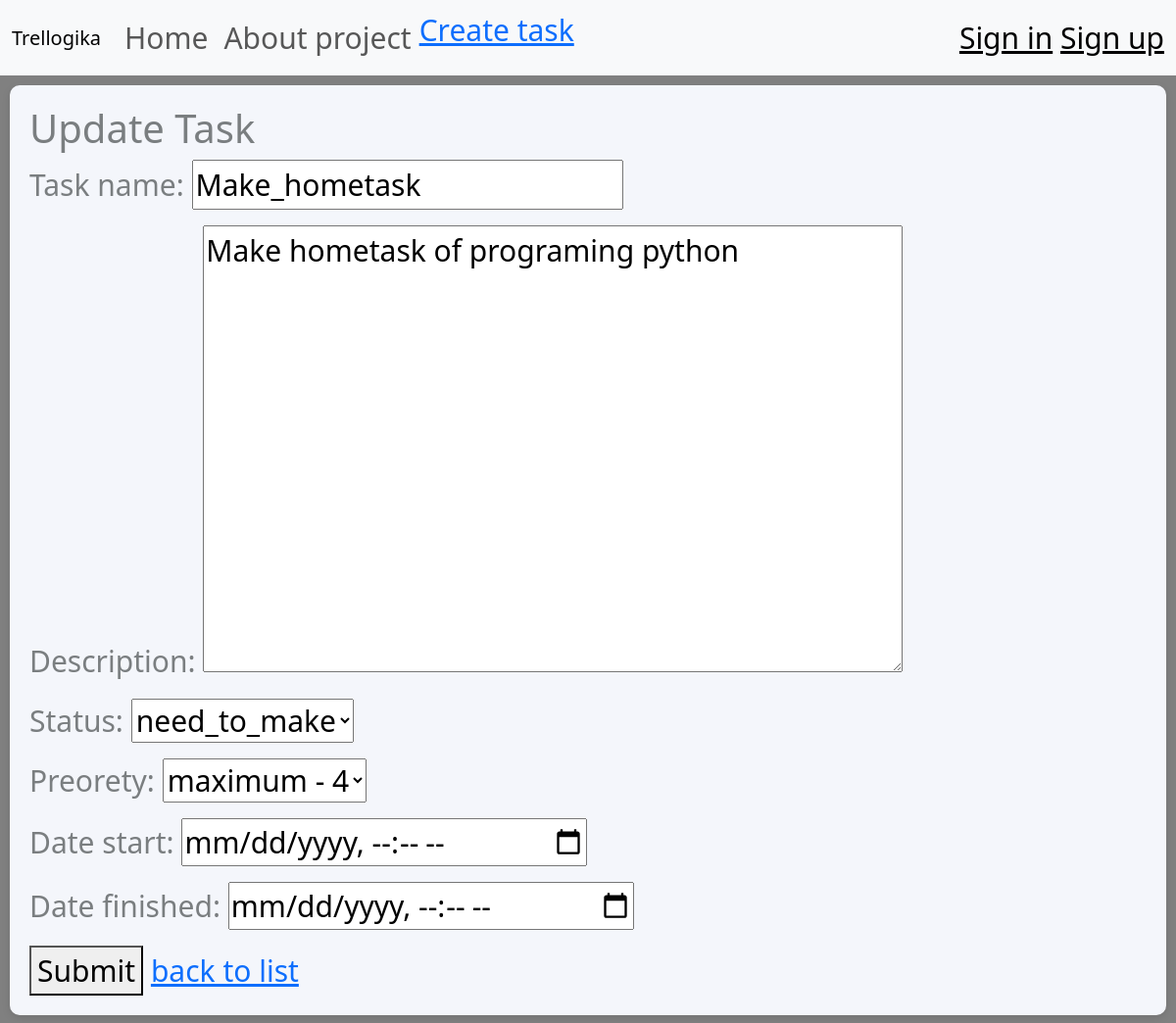
Page /task/1/edit (signed in) on the earlier database version.
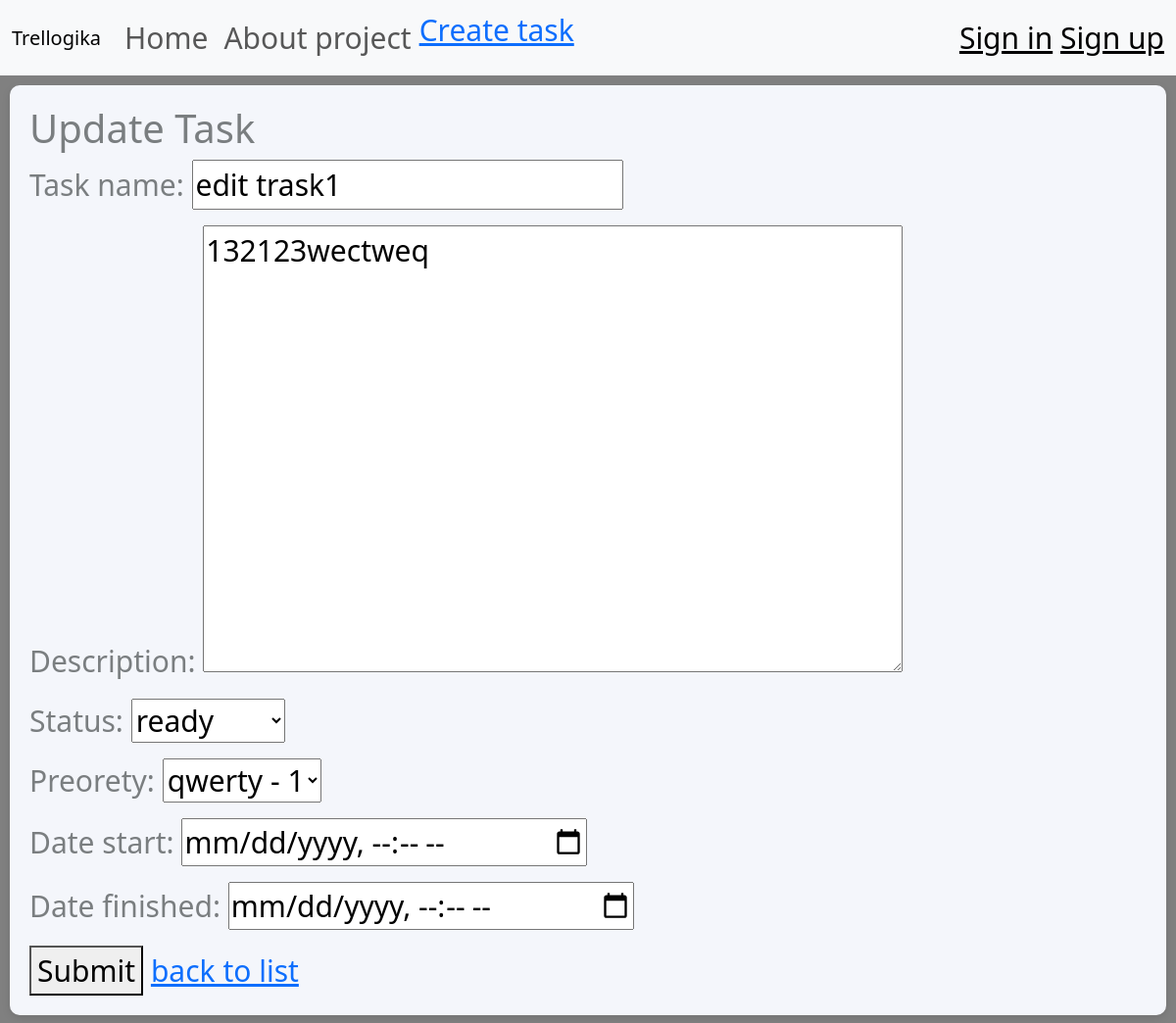
Same page on the later database version.
### task_app/models.py (models this page shows, shortened)
class Task(models.Model):
    task_name = models.CharField(max_length=100)
    description = models.TextField()
    status = models.ForeignKey(State, on_delete=models.DO_NOTHING)
    preorety = models.ForeignKey(Preoretis, on_delete=models.DO_NOTHING)
    date_start = models.DateTimeField(blank=True, null=True)
    date_finished = models.DateTimeField(blank=True, null=True)
    creator = models.ForeignKey(User, null=True, blank=True, on_delete=models.SET_NULL) #who created the task

### task_app/views.py (the view, shortened to what this page needs)
# urls.py: path('task/<int:pk>/edit', views.TaskUpdateView.as_view(), name='task_update'),
class TaskUpdateView(LoginRequiredMixin, UpdateView):
    model = Task
    template_name = "task_app/edit_task.html"
    context_object_name = "task"
    form_class = TaskForm
    success_url = '/'

### task_app/forms.py
class TaskForm(forms.ModelForm):
    date_start = forms.DateTimeField(widget=forms.DateTimeInput(attrs={'type': 'datetime-local'}))
    date_finished = forms.DateTimeField(widget=forms.DateTimeInput(attrs={'type': 'datetime-local'}))
    class Meta:
        model = Task
        fields = ['task_name', 'description', 'status', 'preorety']

### task_app/models.py (called while the page is built)
    def __str__(self):
        return str(self.name)

    def __str__(self) -> str:
        return self.name + " - " + str(self.value)

### templates/task_app/edit_task.html (shortened to what this page needs)
{% extends "task_app/base.html" %}
{% load static %}
{% block connect_styles %}
<link rel="stylesheet" href="{% static 'css/style.css' %}">
{% endblock %}
{% block content %}
    <form method="post" class="add-task-form">
        <h1>Update Task</h1>
        {{ form.as_p }}
        <button type="submit">Submit</button>
        <a href="/">back to list</a>
    </form>
{% endblock content %}

Differences in the rows shown:
changed Task: task_name "Make_hometask" → "edit trask1"; description "Make hometask of programing python" → "132123wectweq"; status "need_to_make" → "ready"; preorety "maximum - 4" → "qwerty - 1"
